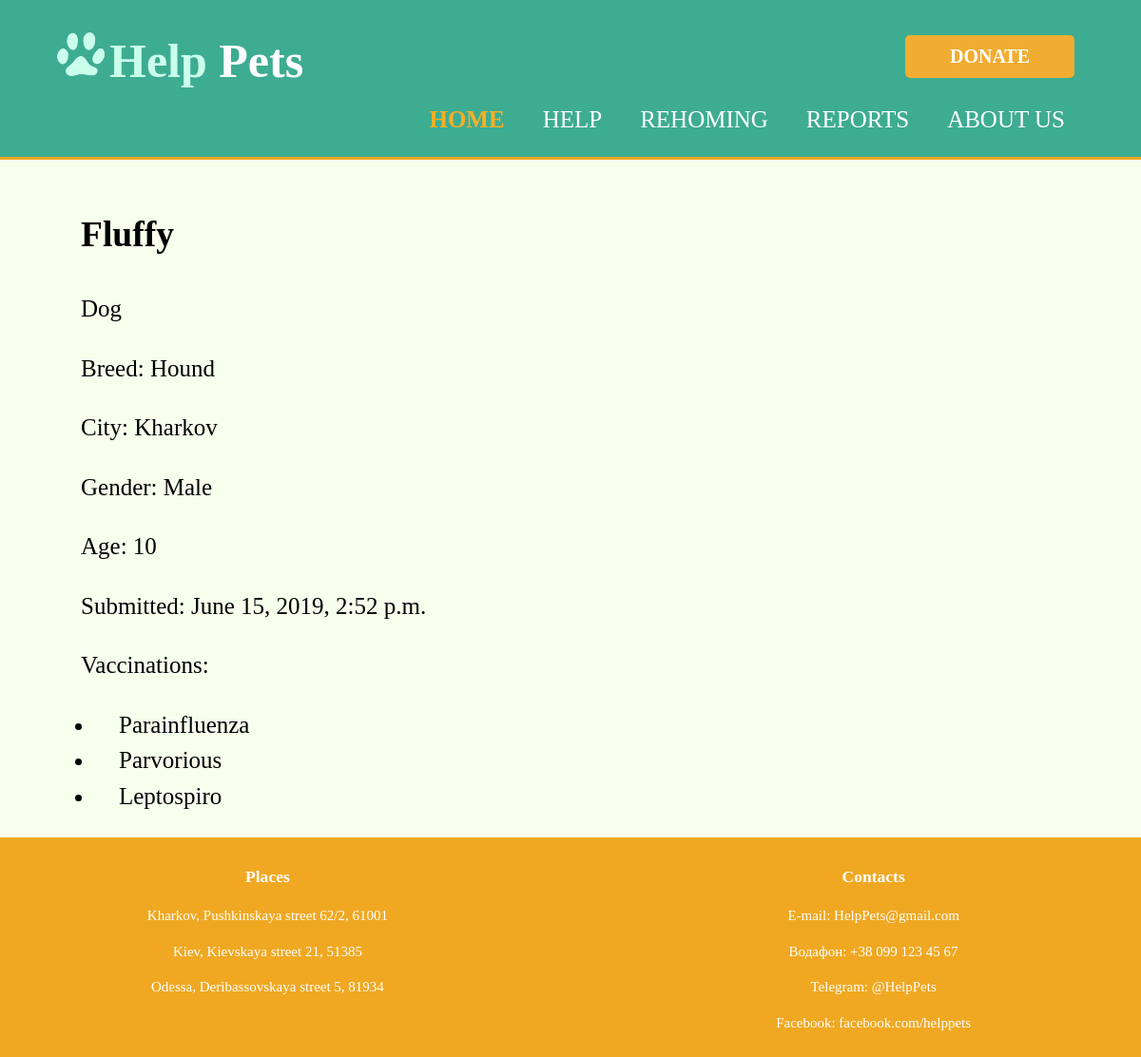
The app's page /adoption/2/ with its own data.
### CharityApp/models.py (models this page shows, shortened)
class Pet(models.Model):
    CITY_CHOICES = [("Kh", "Kharkov"), ("Ki", "Kiev"), ("Od", "Odessa")]
    SEX_CHOICES = [("F", "Female"), ("M", "Male")]
    name = models.CharField(max_length = 100)
    species = models.CharField(max_length = 30)
    breed = models.CharField(max_length = 30, blank = True)
    sex = models.CharField(choices = SEX_CHOICES, max_length = 1)
    age = models.IntegerField(null = True)
    city = models.CharField(choices = CITY_CHOICES, max_length = 2)
    submission_date = models.DateTimeField()
    vaccinations = models.ManyToManyField('Vaccine', blank = True)

class Vaccine(models.Model):
    name = models.CharField(max_length = 50)

### CharityApp/views.py (the view)
# urls.py: url(r'^adoption/(\d+)/', views.pet_detail, name='pet_detail'),
def pet_detail(request, id):
    try:
        pet = Pet.objects.get(id=id)
    except Pet.DoesNotExist:
        raise Http404('Pet not found')
    return render(request, 'pet_detail.html', {'pet': pet})

### CharityApp/templates/pet_detail.html
{% extends "layout.html" %}
{% block content %}
<div class="FundInfo">
    <div class="container">
        <h2> {{ pet.name|capfirst }} </h2>
        <p> {{pet.species}}</p>
        {% if pet.breed %}
        <p> Breed: {{pet.breed}}</p>
        {% endif %}
        <p> City: {{pet.get_city_display }}</p>
        <p>Gender: {{pet.get_sex_display }}</p>
        {% if pet.age %}
        <p>Age: {{pet.age }}</p>
        {% endif %}
        <p>Submitted: {{pet.submission_date}}</p>
        {% if pet.vaccinations.all %}
        <p> Vaccinations:</p>
        <ul>
            {% for vaccination in pet.vaccinations.all %}
            <li> {{vaccination.name}} </li>
            {% endfor %}
        </ul>
        {% endif %}
    </div>
</div>
{% endblock content %}

### static/style.css (style rules this page uses)
body { font-family:"Trebuchet MS"; margin:0; padding:0; font-size: 15px; line-height: 1.5; background: #F7FFED; }
.container { width:80%; margin:auto; padding:0; overflow:hidden; }
@media only screen and (min-width: 320px) { .container { width: 90%; } }
.FundInfo { font-size:25px; text-indent: 25px; margin: 20px 0 0px 0; }

### records on screen
Pet: name "Fluffy", species "Dog", breed "Hound", city "Kharkov", sex "Male", age "10", submission_date "June 15, 2019, 2:52 p.m."
Vaccine: name "Parainfluenza"
Vaccine: name "Parvorious"
Vaccine: name "Leptospiro"
